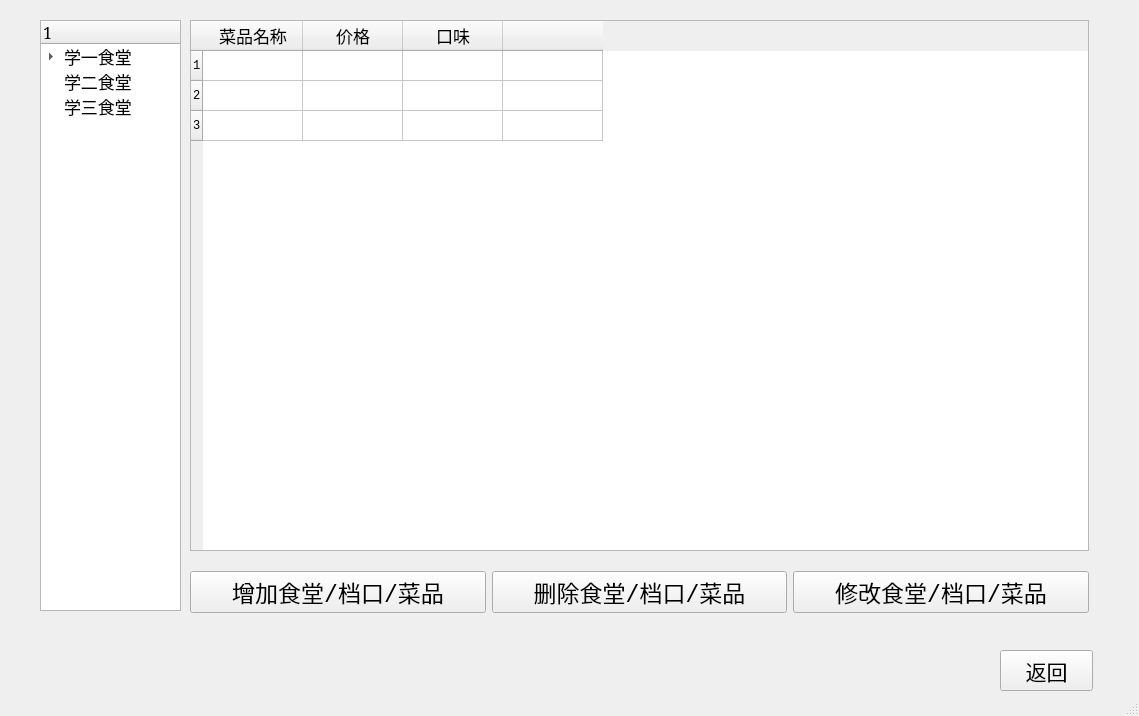
<?xml version="1.0" encoding="UTF-8"?>
<ui version="4.0">
 <class>MainWindow</class>
 <widget class="QMainWindow" name="MainWindow">
  <property name="geometry">
   <rect>
    <x>0</x>
    <y>0</y>
    <width>1139</width>
    <height>716</height>
   </rect>
  </property>
  <property name="font">
   <font>
    <family>Consolas</family>
   </font>
  </property>
  <property name="windowTitle">
   <string>欢迎来到航味食堂</string>
  </property>
  <property name="windowIcon">
   <iconset>
    <normaloff>img/avater.jpg</normaloff>img/avater.jpg</iconset>
  </property>
  <property name="toolTipDuration">
   <number>-2</number>
  </property>
  <widget class="QWidget" name="centralwidget">
   <widget class="QPushButton" name="pushButton_4">
    <property name="geometry">
     <rect>
      <x>1000</x>
      <y>650</y>
      <width>93</width>
      <height>41</height>
     </rect>
    </property>
    <property name="font">
     <font>
      <family>Consolas</family>
      <pointsize>16</pointsize>
     </font>
    </property>
    <property name="text">
     <string>返回</string>
    </property>
   </widget>
   <widget class="QTreeWidget" name="treeWidget">
    <property name="geometry">
     <rect>
      <x>40</x>
      <y>20</y>
      <width>141</width>
      <height>591</height>
     </rect>
    </property>
    <property name="font">
     <font>
      <family>Constantia</family>
      <pointsize>13</pointsize>
     </font>
    </property>
    <property name="lineWidth">
     <number>1</number>
    </property>
    <column>
     <property name="text">
      <string>1</string>
     </property>
     <property name="font">
      <font>
       <pointsize>12</pointsize>
      </font>
     </property>
    </column>
    <item>
     <property name="text">
      <string>学一食堂</string>
     </property>
     <item>
      <property name="text">
       <string>第一档口</string>
      </property>
     </item>
     <item>
      <property name="text">
       <string>第二档口</string>
      </property>
     </item>
    </item>
    <item>
     <property name="text">
      <string>学二食堂</string>
     </property>
    </item>
    <item>
     <property name="text">
      <string>学三食堂</string>
     </property>
    </item>
   </widget>
   <widget class="QWidget" name="">
    <property name="geometry">
     <rect>
      <x>190</x>
      <y>570</y>
      <width>899</width>
      <height>44</height>
     </rect>
    </property>
    <layout class="QHBoxLayout" name="horizontalLayout_3">
     <item>
      <widget class="QPushButton" name="pushButton">
       <property name="font">
        <font>
         <family>Consolas</family>
         <pointsize>17</pointsize>
        </font>
       </property>
       <property name="text">
        <string>增加食堂/档口/菜品</string>
       </property>
       <property name="iconSize">
        <size>
         <width>20</width>
         <height>20</height>
        </size>
       </property>
      </widget>
     </item>
     <item>
      <widget class="QPushButton" name="pushButton_2">
       <property name="font">
        <font>
         <family>Consolas</family>
         <pointsize>17</pointsize>
        </font>
       </property>
       <property name="text">
        <string>删除食堂/档口/菜品</string>
       </property>
      </widget>
     </item>
     <item>
      <widget class="QPushButton" name="pushButton_3">
       <property name="font">
        <font>
         <family>Consolas</family>
         <pointsize>17</pointsize>
        </font>
       </property>
       <property name="text">
        <string>修改食堂/档口/菜品</string>
       </property>
      </widget>
     </item>
    </layout>
   </widget>
   <widget class="QTableWidget" name="tableWidget">
    <property name="geometry">
     <rect>
      <x>190</x>
      <y>20</y>
      <width>899</width>
      <height>531</height>
     </rect>
    </property>
    <row>
     <property name="text">
      <string>1</string>
     </property>
    </row>
    <row>
     <property name="text">
      <string>2</string>
     </property>
    </row>
    <row>
     <property name="text">
      <string>3</string>
     </property>
    </row>
    <column>
     <property name="text">
      <string>菜品名称</string>
     </property>
     <property name="font">
      <font>
       <family>Consolas</family>
       <pointsize>13</pointsize>
      </font>
     </property>
    </column>
    <column>
     <property name="text">
      <string>价格</string>
     </property>
     <property name="font">
      <font>
       <family>Consolas</family>
       <pointsize>13</pointsize>
      </font>
     </property>
    </column>
    <column>
     <property name="text">
      <string>口味</string>
     </property>
     <property name="font">
      <font>
       <family>Consolas</family>
       <pointsize>13</pointsize>
      </font>
     </property>
    </column>
    <column>
     <property name="text">
      <string/>
     </property>
    </column>
   </widget>
  </widget>
  <widget class="QStatusBar" name="statusbar"/>
 </widget>
 <resources/>
 <connections/>
 <slots>
  <slot>click_pushButton_2()</slot>
 </slots>
</ui>
